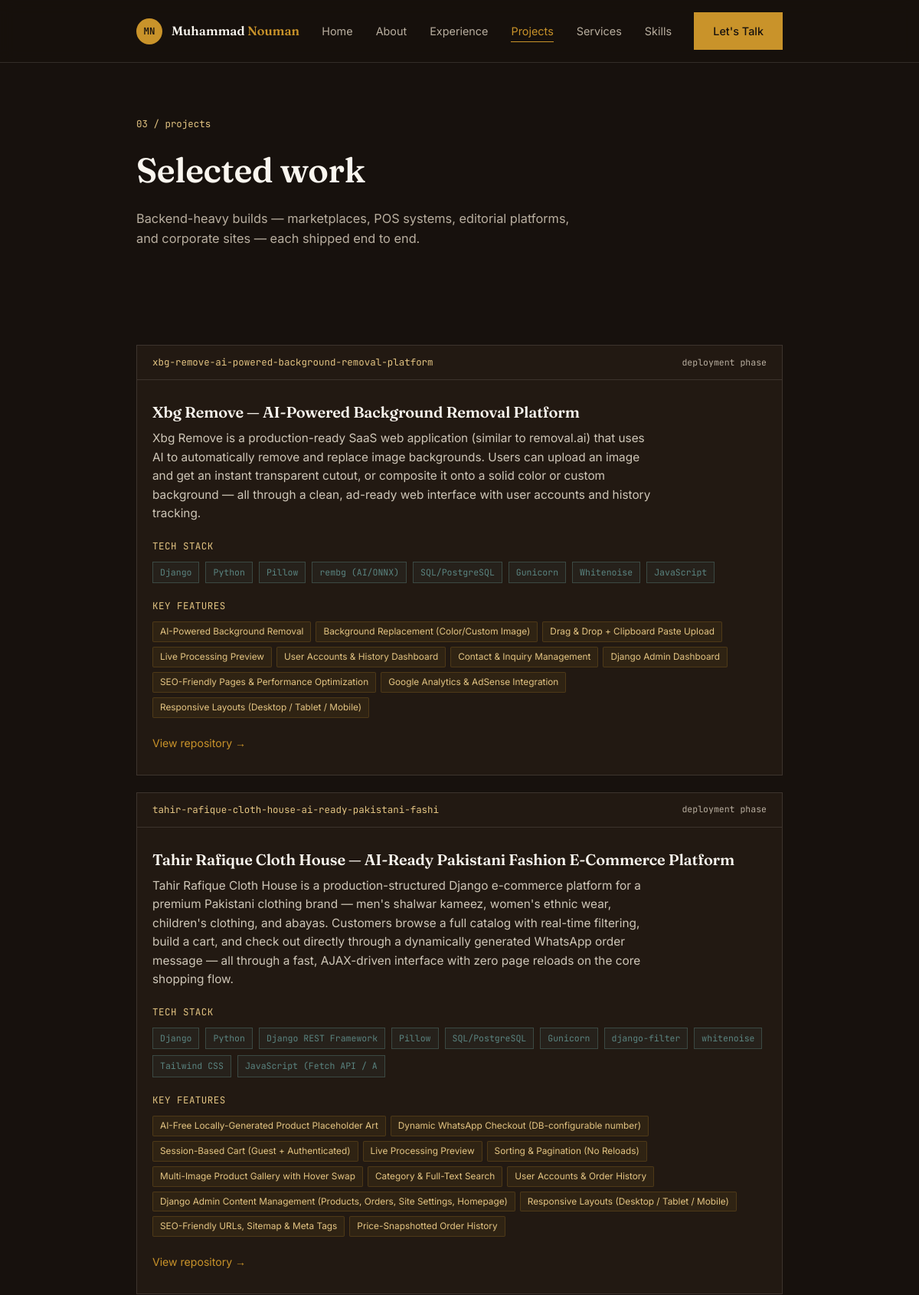
/projects/ (upper part), run on the app's committed database.
### apps/projects/models.py (models this page shows, shortened)
class Project(models.Model):
    STATUS_LIVE = 'live'
    STATUS_PROGRESS = 'progress'
    STATUS_DEPLOYMENT = 'deployment'
    STATUS_CHOICES = [
        (STATUS_LIVE, 'Live'),
        (STATUS_PROGRESS, 'In Progress'),
        (STATUS_DEPLOYMENT, 'Deployment Phase'),
    ]
    title = models.CharField(max_length=150)
    slug = models.SlugField(unique=True)
    summary = models.TextField()
    status = models.CharField(max_length=20, choices=STATUS_CHOICES, default=STATUS_PROGRESS)
    github_url = models.URLField(blank=True)
    live_url = models.URLField(blank=True)
    image = models.ImageField(upload_to='projects/', blank=True, null=True)
    featured = models.BooleanField(default=True, help_text='Show on the homepage highlights.')
    order = models.PositiveIntegerField(default=0)
    class Meta:
        ordering = ['order']

class ProjectTag(models.Model):
    project = models.ForeignKey(Project, related_name='tags', on_delete=models.CASCADE)
    name = models.CharField(max_length=40)

class ProjectFeature(models.Model):
    project = models.ForeignKey(Project, related_name='features', on_delete=models.CASCADE)
    text = models.CharField(max_length=120)
    order = models.PositiveIntegerField(default=0)
    class Meta:
        ordering = ['order']

### apps/projects/views.py (the view)
# urls.py: path('', views.projects, name='projects'),
def projects(request):
    context = {
        'projects': Project.objects.prefetch_related('tags').all(),
    }
    return render(request, 'projects/projects.html', context)

### core/context_processors.py (called while the page is built)
def site_meta(request):
    return {
        'SITE_NAME': settings.SITE_NAME,
        'OWNER_NAME': settings.OWNER_NAME,
        'OWNER_EMAIL': settings.OWNER_EMAIL,
        'OWNER_PHONE': settings.OWNER_PHONE,
        'OWNER_LOCATION': settings.OWNER_LOCATION,
        'OWNER_GITHUB': settings.OWNER_GITHUB,
        'OWNER_LINKEDIN': settings.OWNER_LINKEDIN,
    }

### templates/projects/projects.html (shortened to what this page needs)
{% extends 'base.html' %}
{% block content %}
<div class="page-header">
  <div class="wrap">
    <span class="mono">03 / projects</span>
    <h1>Selected work</h1>
    <p>Backend-heavy builds — marketplaces, POS systems, editorial platforms, and corporate sites — each shipped end to end.</p>
  </div>
</div>
<section>
  <div class="wrap">
    <div class="projects">
      {% for project in projects %}
      <div class="card">
        <div class="card-bar">
          <span class="mono">{{ project.slug }}</span>
          <span class="status">{{ project.get_status_display|lower }}</span>
        </div>
        <div class="card-body">
          <h3 class="project-name">{{ project.title }}</h3>
          <p>{{ project.summary }}</p>
          {% if project.tags.exists %}
          <div class="card-section">
            <span class="card-section-label mono">tech stack</span>
            <div class="tags">
              {% for tag in project.tags.all %}<span class="tag">{{ tag.name }}</span>{% endfor %}
            </div>
          </div>
          {% endif %}
          {% if project.features.exists %}
          <div class="card-section">
            <span class="card-section-label mono">key features</span>
            <div class="features-list">
              {% for f in project.features.all %}<span class="feature-pill">{{ f.text }}</span>{% endfor %}
            </div>
          </div>
          {% endif %}
          <div class="card-links">
            {% if project.github_url %}<a class="card-link" href="{{ project.github_url }}" target="_blank" rel="noopener">View repository →</a>{% endif %}
          </div>
        </div>
      </div>
      {% empty %}
      <p style="color:var(--muted);">Run <code>python manage.py seed_data</code> to load project content.</p>
      {% endfor %}
    </div>
  </div>
</section>
{% endblock %}

### static/css/style.css (style rules this page uses)
:root { --ink:#17110D; --ink-soft:#221912; --paper:#FAF6EF; --gold:#C9932A; --gold-soft:#E4C583; --teal:#5A8480; --muted:#B9AFA0; --line: rgba(250,246,239,0.12); --max: 900px; }
* { box-sizing:border-box; }
html { scroll-behavior:smooth; }
body { margin:0; background:var(--ink); color:var(--paper); font-family:'Inter', sans-serif; font-size:16px; line-height:1.6; }
h1,h2,h3 { font-family:'Fraunces', serif; font-weight:600; margin:0; letter-spacing:-0.01em; }
.mono { font-family:'JetBrains Mono', monospace; font-size:0.78rem; color:var(--gold-soft); }
a { color:inherit; }
.wrap { max-width:var(--max); margin:0 auto; padding:0 28px; }
section { padding:90px 0; }
.page-header { padding:70px 0 20px; }
.page-header .mono { display:block; margin-bottom:14px; }
.page-header h1 { font-size:clamp(2.1rem, 5vw, 2.8rem); }
.page-header p { color:var(--muted); max-width:60ch; margin-top:14px; }
.page-header p { color: var(--muted); max-width: 58ch; margin-top: 14px; font-size: 1.02rem; }
.projects { display:flex; flex-direction:column; gap:22px; }
.card { border:1px solid var(--line); background:var(--ink-soft); }
.card-bar { display:flex; align-items:center; justify-content:space-between; padding:12px 20px; border-bottom:1px solid var(--line); }
.card-body { padding:26px 20px 28px; }
.card h3 { font-size:1.25rem; margin-bottom:6px; }
.card p { color:#CFC7B8; font-size:0.96rem; max-width:68ch; margin:0 0 16px; }
.status { font-family:'JetBrains Mono', monospace; font-size:0.72rem; color:var(--muted); }
.project-name { font-size:1.25rem; margin-bottom:6px; }
.card-section { margin-top:20px; }
.card-section-label { display:block; margin-bottom:10px; text-transform:uppercase; letter-spacing:0.04em; }
.tags { display:flex; flex-wrap:wrap; gap:8px; }
.tag { font-family:'JetBrains Mono', monospace; font-size:0.72rem; color:var(--teal); border:1px solid rgba(90,132,128,0.4); padding:4px 9px; background:rgba(90,132,128,0.08); }
.features-list { display:flex; flex-wrap:wrap; gap:6px; }
.feature-pill { font-size:0.74rem; padding:3px 9px; border-radius:2px; background:rgba(201,147,42,0.08); color:var(--gold-soft); border:1px solid rgba(201,147,42,0.2); }
.card-links { display:flex; gap:20px; flex-wrap:wrap; margin-top:22px; }
.card-link { font-size:0.88rem; color:var(--gold); text-decoration:none; border-bottom:1px solid transparent; }

### data on the page
Project: slug "xbg-remove-ai-powered-background-removal-platform", status "deployment phase", title "Xbg Remove — AI-Powered Background Removal Platform", summary "Xbg Remove is a production-ready SaaS web application (similar to removal.ai) that uses AI to automatically remove and replace image backgrounds. Users can upload an image and get an instant transparent cutout, or composite it onto a solid color or custom background — all through a clean, ad-ready web interface with user accounts and history tracking."
ProjectTag: name "Django"
ProjectTag: name "Python"
ProjectTag: name "Pillow"
ProjectTag: name "rembg (AI/ONNX)"
ProjectTag: name "SQL/PostgreSQL"
ProjectTag: name "Gunicorn"
ProjectTag: name "Whitenoise"
ProjectTag: name "JavaScript"
ProjectFeature: text "AI-Powered Background Removal"
ProjectFeature: text "Background Replacement (Color/Custom Image)"
ProjectFeature: text "Drag & Drop + Clipboard Paste Upload"
ProjectFeature: text "Live Processing Preview"
ProjectFeature: text "User Accounts & History Dashboard"
ProjectFeature: text "Contact & Inquiry Management"
ProjectFeature: text "Django Admin Dashboard"
ProjectFeature: text "SEO-Friendly Pages & Performance Optimization"
ProjectFeature: text "Google Analytics & AdSense Integration"
ProjectFeature: text "Responsive Layouts (Desktop / Tablet / Mobile)"
Project: slug "tahir-rafique-cloth-house-ai-ready-pakistani-fashi", status "deployment phase", title "Tahir Rafique Cloth House — AI-Ready Pakistani Fashion E-Commerce Platform", summary "Tahir Rafique Cloth House is a production-structured Django e-commerce platform for a premium Pakistani clothing brand — men's shalwar kameez, women's ethnic wear, children's clothing, and abayas. Customers browse a full catalog with real-time filtering, build a cart, and check out directly through a dynamically generated WhatsApp order message — all through a fast, AJAX-driven interface with zero page reloads on the core shopping flow."
ProjectTag: name "Django"
ProjectTag: name "Python"
ProjectTag: name "Django REST Framework"
ProjectTag: name "Pillow"
ProjectTag: name "SQL/PostgreSQL"
ProjectTag: name "Gunicorn"
ProjectTag: name "django-filter"
ProjectTag: name "whitenoise"
ProjectTag: name "Tailwind CSS"
ProjectTag: name "JavaScript (Fetch API / A"
ProjectFeature: text "AI-Free Locally-Generated Product Placeholder Art"
ProjectFeature: text "Dynamic WhatsApp Checkout (DB-configurable number)"
ProjectFeature: text "Session-Based Cart (Guest + Authenticated)"
ProjectFeature: text "Live Processing Preview"
ProjectFeature: text "Sorting & Pagination (No Reloads)"
ProjectFeature: text "Multi-Image Product Gallery with Hover Swap"
ProjectFeature: text "Category & Full-Text Search"
ProjectFeature: text "User Accounts & Order History"
ProjectFeature: text "Django Admin Content Management (Products, Orders, Site Settings, Homepage)"
ProjectFeature: text "Responsive Layouts (Desktop / Tablet / Mobile)"
ProjectFeature: text "SEO-Friendly URLs, Sitemap & Meta Tags"
ProjectFeature: text "Price-Snapshotted Order History"
